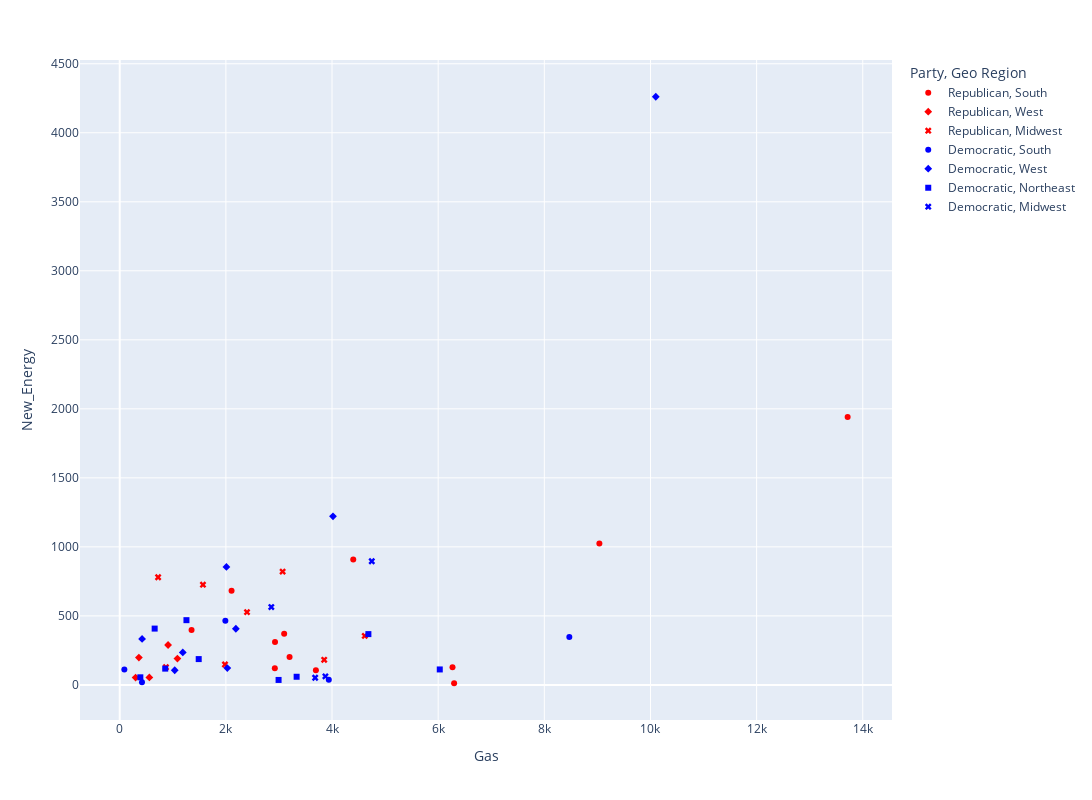

Notebook cell for this chart:
### Markdown cell above
### Gas vs. NEV By GeoRegion & Party

### Code cell
fig = px.scatter(station_2012, x="Gas", y="New_Energy", 
                 color="Party",color_discrete_sequence=["red", "blue"],
                 symbol="Geo Region", hover_name=station_2012.index,
                 width=1100, height=800)
fig.show()

### Figure 1 — Plotly figure (JSON) as saved in the notebook; plotly's stock layout.template omitted (floating-point values rounded to 4 significant figures)
{"data": [{"hovertemplate": "<b>%{hovertext}</b><br><br>Party=Republican<br>Geo Region=South<br>Gas=%{x}<br>New_Energy=%{y}<extra></extra>", "hovertext": ["Alabama", "Arkansas", "Florida", "Kentucky", "Louisiana", "Mississippi", "North Carolina", "Oklahoma", "South Carolina", "Tennessee", "Texas", "West Virginia"], "legendgroup": "Republican, South", "marker": {"color": "red", "symbol": "circle"}, "mode": "markers", "name": "Republican, South", "orientation": "v", "showlegend": true, "type": "scatter", "x": [6300, 2107, 9037, 2922, 3696, 2926, 6270, 3200, 3098, 4400, 13715, 1353], "xaxis": "x", "y": [12, 682, 1024, 121, 107, 310, 128, 203, 370, 908, 1940, 398], "yaxis": "y"}, {"hovertemplate": "<b>%{hovertext}</b><br><br>Party=Republican<br>Geo Region=West<br>Gas=%{x}<br>New_Energy=%{y}<extra></extra>", "hovertext": ["Alaska", "Idaho", "Montana", "Utah", "Wyoming"], "legendgroup": "Republican, West", "marker": {"color": "red", "symbol": "diamond"}, "mode": "markers", "name": "Republican, West", "orientation": "v", "showlegend": true, "type": "scatter", "x": [361, 911, 558, 1087, 299], "xaxis": "x", "y": [198, 289, 54, 191, 53], "yaxis": "y"}, {"hovertemplate": "<b>%{hovertext}</b><br><br>Party=Republican<br>Geo Region=Midwest<br>Gas=%{x}<br>New_Energy=%{y}<extra></extra>", "hovertext": ["Indiana", "Iowa", "Kansas", "Missouri", "Nebraska", "North Dakota", "Ohio", "South Dakota"], "legendgroup": "Republican, Midwest", "marker": {"color": "red", "symbol": "x"}, "mode": "markers", "name": "Republican, Midwest", "orientation": "v", "showlegend": true, "type": "scatter", "x": [3069, 2398, 1983, 3852, 1568, 723, 4617, 870], "xaxis": "x", "y": [821, 527, 148, 182, 726, 780, 355, 128], "yaxis": "y"}, {"hovertemplate": "<b>%{hovertext}</b><br><br>Party=Democratic<br>Geo Region=South<br>Gas=%{x}<br>New_Energy=%{y}<extra></extra>", "hovertext": ["Delaware", "District of Columbia", "Georgia", "Maryland", "Virginia"], "legendgroup": "Democratic, South", "marker": {"color": "blue", "symbol": "circle"}, "mode": "markers", "name": "Democratic, South", "orientation": "v", "showlegend": true, "type": "scatter", "x": [419, 87, 8471, 1990, 3939], "xaxis": "x", "y": [20, 112, 347, 464, 37], "yaxis": "y"}, {"hovertemplate": "<b>%{hovertext}</b><br><br>Party=Democratic<br>Geo Region=West<br>Gas=%{x}<br>New_Energy=%{y}<extra></extra>", "hovertext": ["Arizona", "California", "Colorado", "Hawaii", "Nevada", "New Mexico", "Oregon", "Washington"], "legendgroup": "Democratic, West", "marker": {"color": "blue", "symbol": "diamond"}, "mode": "markers", "name": "Democratic, West", "orientation": "v", "showlegend": true, "type": "scatter", "x": [2027, 10100, 2188, 421, 1036, 1188, 2010, 4018], "xaxis": "x", "y": [122, 4261, 407, 333, 106, 235, 855, 1221], "yaxis": "y"}, {"hovertemplate": "<b>%{hovertext}</b><br><br>Party=Democratic<br>Geo Region=Northeast<br>Gas=%{x}<br>New_Energy=%{y}<extra></extra>", "hovertext": ["Connecticut", "Maine", "Massachusetts", "New Hampshire", "New Jersey", "New York", "Pennsylvania", "Rhode Island", "Vermont"], "legendgroup": "Democratic, Northeast", "marker": {"color": "blue", "symbol": "square"}, "mode": "markers", "name": "Democratic, Northeast", "orientation": "v", "showlegend": true, "type": "scatter", "x": [1488, 1257, 2993, 857, 3333, 6030, 4685, 388, 658], "xaxis": "x", "y": [187, 469, 36, 118, 59, 112, 368, 55, 408], "yaxis": "y"}, {"hovertemplate": "<b>%{hovertext}</b><br><br>Party=Democratic<br>Geo Region=Midwest<br>Gas=%{x}<br>New_Energy=%{y}<extra></extra>", "hovertext": ["Illinois", "Michigan", "Minnesota", "Wisconsin"], "legendgroup": "Democratic, Midwest", "marker": {"color": "blue", "symbol": "x"}, "mode": "markers", "name": "Democratic, Midwest", "orientation": "v", "showlegend": true, "type": "scatter", "x": [3875, 4749, 2856, 3682], "xaxis": "x", "y": [62, 896, 564, 52], "yaxis": "y"}], "layout": {"height": 800, "legend": {"title": {"text": "Party, Geo Region"}, "tracegroupgap": 0}, "margin": {"t": 60}, "width": 1100, "xaxis": {"anchor": "y", "autorange": true, "domain": [0, 1], "range": [-748.5, 14550.0], "title": {"text": "Gas"}, "type": "linear"}, "yaxis": {"anchor": "x", "autorange": true, "domain": [0, 1], "range": [-254.2, 4527.0], "title": {"text": "New_Energy"}, "type": "linear"}}}
